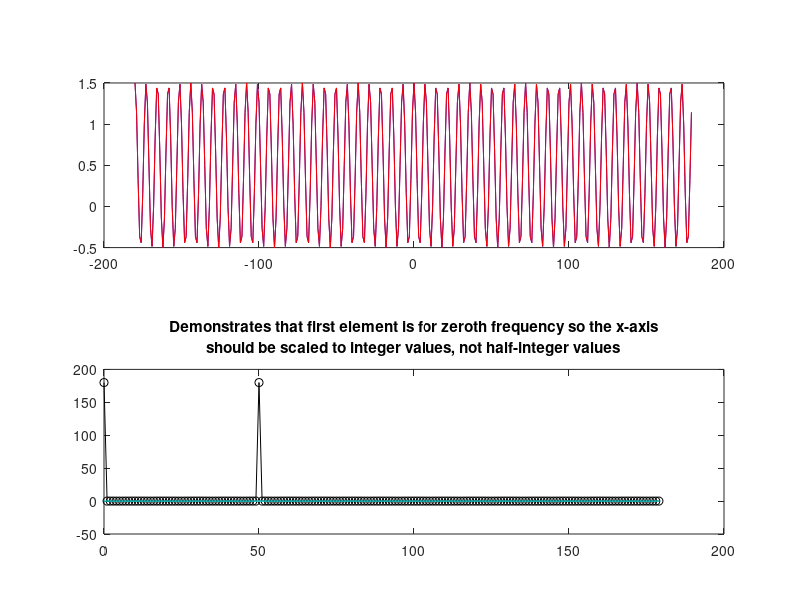
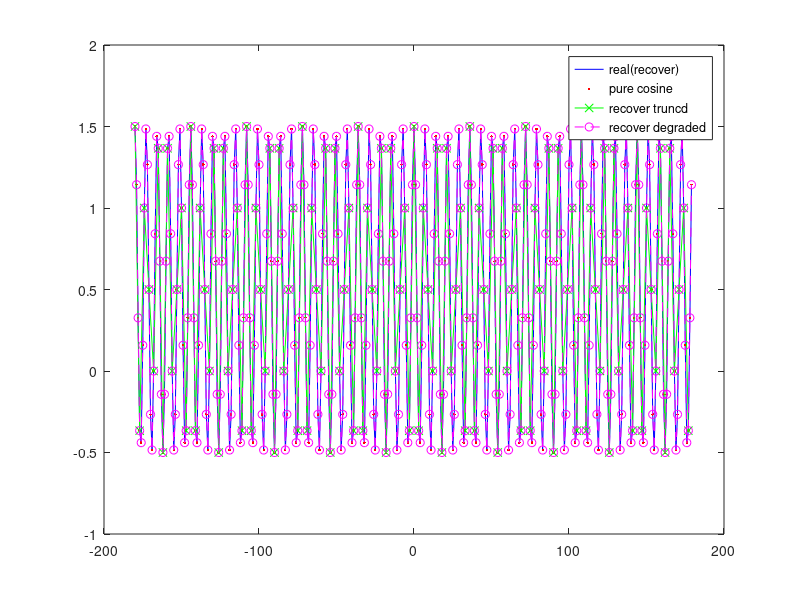
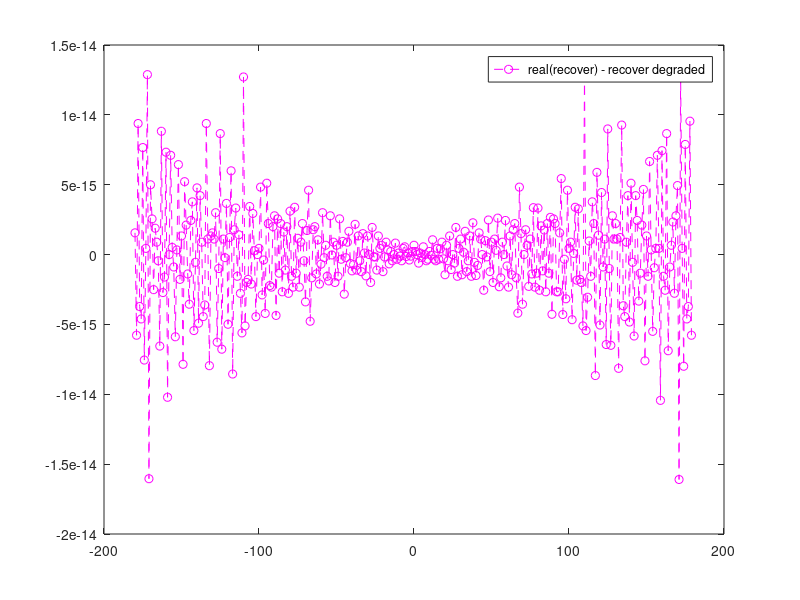

Write MATLAB code to recreate these figures, in order. (Note: this script raises an error after producing the figures.)
% Examining FFT zero-pad and truncation
% Effect on real/imag components, ringing, resolution
% Also, looking at meaning of zpd location 

% start with a pure cosine function.  Take FFT
N = 50;
x = [-180:179];
pure_cos = cos(N.*x.*pi./180)+.5;
shifted_cos = fftshift(pure_cos);

fft_shifted_cos = fft(shifted_cos);
reshifted = fftshift(fft_shifted_cos);

figure; subplot(2,1,1);
plot(x,pure_cos,'b',x,shifted_cos,'r');
subplot(2,1,2);
pos = x>=0;
plot(x(pos),real(reshifted(pos)),'-ko',x(pos),imag(reshifted(pos)),'c-');
title({'Demonstrates that first element is for zeroth frequency so the x-axis';...
   'should be scaled to integer values, not half-integer values'})

%%
recover = fftshift(fft(fft_shifted_cos));
subset = [1:60,length(x)-60+1:length(x)];
recover_truncd = fftshift(fft(fft_shifted_cos(subset)));
recover_degraded = fftshift(fft(fft_shifted_cos.*([ones([1,60]),zeros([1,240]),ones([1,60])])));
%%

figure; plot(x,real(recover)./length(x),'b',x,pure_cos,'r.',...
    x(1:3:end),recover_truncd./length(x),'-gx', ...
    x,recover_degraded./length(x), '--mo');
legend('real(recover)','pure cosine','recover truncd','recover degraded')
%Next, play with zeropadding.
% Hmm... It's not clear that truncating the igram yield any different
% effect than simply subsampling the spectra.  Not as good as averaging in
% the spectral domain since averaging benefits from incoherent cancellation
% of noise.  But possibly won't introduce biases.
%%
figure; plot(x,real(recover)./length(x)-recover_degraded./length(x), '--mo');
legend('real(recover) - recover degraded')
%%
% Re-examine effect of shifting zeropadded igram.  Is there any benefit at
% all?  
% Take fft of igm, zero pad the result, and then take fft again to get an
% oversampled igm.  
% unflipped is our original igm
% zpd_shift_F is our anticipated best shift
%shift_0 is the complex spectra of unflipped computed after unflipped is
%shifted to place the zpd a the first (zeroth) index.
shift_0_ifft = ifft(fftshift(sideshift(assist.chA.x,unflipped,0))).*sqrt(length(assist.chA.x));
shift_0_fft = fft(fftshift(sideshift(assist.chA.x,unflipped,0)))./sqrt(length(assist.chA.x));
figure; plot(assist.chA.x,real(shift_0_fft),'.r-',assist.chA.x,real(shift_0_ifft),'-ko');
legend('fft','ifft')
%%
all_fft = [ifft(shift_0_fft).*sqrt(length(assist.chA.x));...
   fliplr(fft(shift_0_fft)./sqrt(length(assist.chA.x)))];
figure; plot(assist.chA.x,all_fft ,'-',assist.chA.x,fftshift(unflipped),'.');
legend('1','2','fftshifted(unflipped)');

%Conclusion is to use ifft in tandem with fft to avoid one-element offset.
%Real parts are identical, imaginary parts have opposite sign

%%

M = 0;
padded_0 = [shift_0(1:length(shift_0)/2),repmat(zeros(size(shift_0)),1,M),shift_0([1+(length(shift_0)/2):end])];
padded.igm = fliplr(fftshift(fft(padded_0)));
padded.x = ([1:length(padded.igm)]-length(padded.igm)./2)./(M+1);
figure; plot(assist.chA.x,unflipped,'.r-',padded.x,padded.igm./length(assist.chA.x),'-ko');
%%
disp(['old shift:',num2str(zpd_shift_F)]);
pad_shift = find_zpd_xcorr(padded.igm);
disp(['Padded shift:',num2str(pad_shift)]);
%%
comp_rat_0 = imag(shift_0)./real(shift_0);

padshift_0 = fft(fftshift(sideshift(padded.x,padded.igm,pad_shift)));
comp_padrat_0 = imag(padshift_0)./real(padshift_0);


%%
padshift_n2 = fft(fftshift(sideshift(padded.x,padded.igm,pad_shift-2)));
padshift_n1 = fft(fftshift(sideshift(padded.x,padded.igm,pad_shift-1)));

padshift_p1 = fft(fftshift(sideshift(padded.x,padded.igm,pad_shift+1)));
padshift_p2 = fft(fftshift(sideshift(padded.x,padded.igm,pad_shift+2)));

comp_padrat_n2 = imag(padshift_n2)./real(padshift_n2);
comp_padrat_n1 = imag(padshift_n1)./real(padshift_n1);
comp_padrat_p1 = imag(padshift_p1)./real(padshift_p1);
comp_padrat_p2 = imag(padshift_p2)./real(padshift_p2);

%%
figure; s(1) = subplot(2,1,1);
lines = plot(assist.chA.x,[comp_rat_0;comp_rat_4;comp_rat_5;comp_rat_6],'-');
recolor(lines,[0,4,5,6]);colorbar
s(2) = subplot(2,1,2);
lines = plot(padded.x,[comp_padrat_n2;comp_padrat_n1;comp_padrat_0;...
   comp_padrat_p1;comp_padrat_p2],'-');
recolor(lines,[-2:2]);colorbar
linkaxes(s,'x')
%%

shift_4 = fft(fftshift(sideshift( assist.chA.x,unflipped,4)));
shift_5 = fft(fftshift(sideshift( assist.chA.x,unflipped,5)));
shift_6 = fft(fftshift(sideshift( assist.chA.x,unflipped,6)));
comp_rat_4 = imag(shift_4)./real(shift_4);
comp_rat_5 = imag(shift_5)./real(shift_5);
comp_rat_6 = imag(shift_6)./real(shift_6);
%%
figure; lines = plot(assist.chA.x,[comp_rat_0;comp_rat_4;comp_rat_5;comp_rat_6],'-');
recolor(lines,[0,4,5,6]);
colorbar;
axis(v);
